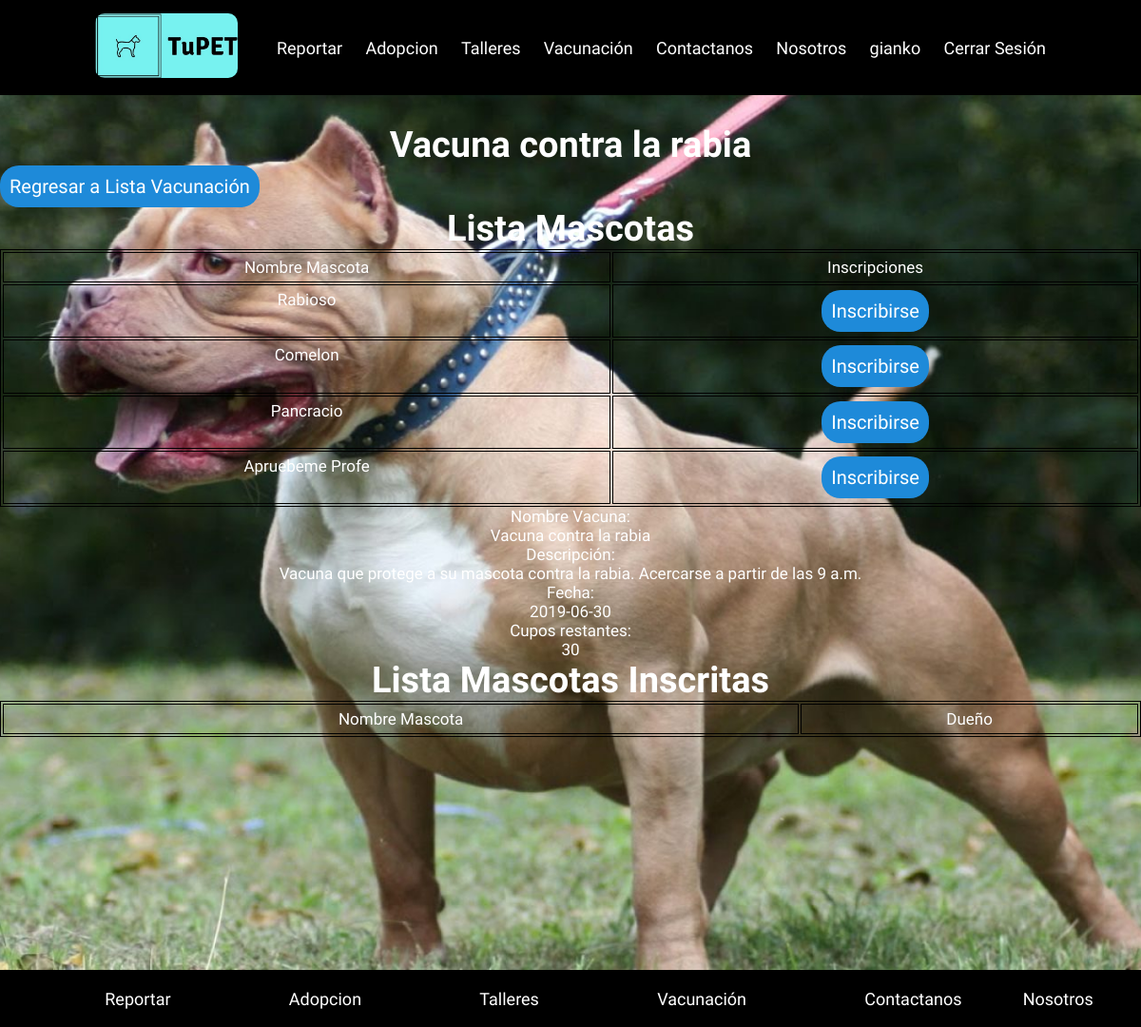
The app's page /paginas/info_vacunacion.php?v=2 (signed in) with its own data.
### tables this page shows
CREATE TABLE `vacunas` (
  `id` int(11) NOT NULL,
  `nombre` varchar(120) NOT NULL,
  `fecha` date NOT NULL,
  `capacidad` tinyint(4) NOT NULL,
  `descripcion` varchar(200) DEFAULT NULL
);

CREATE TABLE `mascotas` (
  `id` int(11) NOT NULL,
  `nombre` varchar(150) DEFAULT NULL,
  `id_dueno` int(11) DEFAULT NULL,
  `raza` varchar(100) DEFAULT NULL,
  `color` varchar(80) DEFAULT NULL,
  `tamano` varchar(80) DEFAULT NULL,
  `foto` varchar(200) DEFAULT NULL
);

### Funciones/variables.php (called while the page is built, shortened)
<?php
$tab_mascota="mascotas";
$id_mascota="id";
$nom_mascota="nombre";
$due_mascota="id_dueno";
$tab_vacunas="vacunas";
$id_vacunas="id";
$nom_vacunas="nombre";
$fecha_vacunas="fecha";
$capacidad_vacunas="capacidad";
$desc_vacunas="descripcion";
$tab_vacuna_mascota="vacunas_mascota";
$idVac_vacuna_mascota="id_vacunas";
$idMas_vacuna_mascota="id_mascota";
?>

### paginas/info_vacunacion.php (the view, shortened to what this page needs)
<?php
include_once ("../Funciones/variables.php");
include_once ("../Funciones/verificar_session.php");
$pdo=new PDO("mysql:host=localhost;dbname=$dbname;charset=utf8","root","");
if(isset($_GET["v"])){
    $id=$_GET["v"];
    $sql="SELECT * FROM $tab_vacunas WHERE $id_vacunas='$id'";
    $resultado=$pdo->query($sql);
    $filas=$resultado->fetchAll();
    if (count($filas)==0) {
        header("Location: ../paginas/vacunacion.php");
        exit();
    }else{
        $nom=$filas[0][$nom_vacunas];
        $sql2="SELECT * FROM $tab_vacuna_mascota WHERE $idVac_vacuna_mascota='$id'";
        $resultado2=$pdo->query($sql2);
        $filas2=$resultado2->fetchAll();
        $disponible=$filas[0][$capacidad_vacunas]-count($filas2);
    }
}else{
    header("Location: ../paginas/vacunas.php");
    exit();
}
?>
<!DOCTYPE html>
<html lang="en">
<head>
    <link rel="stylesheet" href="../estilos/estilonosotros.css">
    <link rel="stylesheet" href="../estilos/estilos_tabla.css">
</head>
<body>
    <?php include ('../Funciones/cabecera_resto.php') ?>
    <div class="contenido_infvacunacion">
        <h2><?php echo $nom ?></h2>
        <form action="../Funciones/procesar_vacunacion.php" method="post">
        <button type="submit" name="b">Regresar a Lista Vacunación</button>
        <h3>Lista Mascotas</h3>
        <table>
            <tr>
                <td>Nombre Mascota</td>
                <td>Inscripciones</td>
            </tr>
                <?php
                $id_usuario_sesion=$_SESSION["id"];
                $sql3="SELECT * FROM $tab_mascota WHERE $due_mascota='$id_usuario_sesion'";
                foreach ($pdo->query($sql3) as $f0) { ?>
                <tr>
                    <td><?php echo $f0[$nom_mascota] ?></td>
                    <td>
                    <?php
                    $id_m=$f0[$id_mascota];
                    $r0=$pdo->query("SELECT * FROM $tab_vacuna_mascota WHERE $idMas_vacuna_mascota='$id_m' AND $idVac_vacuna_mascota='$id'");
                    $f3=$r0->fetchAll();
                    if(count($f3)==1){ ?>
                        <button type="submit" name="<?php echo $id_m ?>" value="c">Cancelar inscripción</button>
                    <?php
                    }elseif($disponible==0){ ?>
                        No hay cupos disponibles
                    <?php
                    }else{ ?>
                        <button type="submit" name="<?php echo $id_m ?>" value="i">Inscribirse</button>
                    <?php } ?>
                    </td>
                </tr>
                <?php
                }
                ?>
        </table>
        </form>
        <div>
        <p>Nombre Vacuna:</p>
        <p><?php echo $nom ?></p>
        </div>
        <div>
        <p>Descripción:</p>
        <p><?php echo $filas[0][$desc_vacunas] ?></p>
        </div>
        <div>
        <p>Fecha:</p>
        <p><?php echo $filas[0][$fecha_vacunas] ?></p>
        </div>
        <div>
        <p>Cupos restantes:</p>
        <p><?php echo $disponible ?></p>
        </div>
        <div>
        <h3>Lista Mascotas Inscritas</h3>
        <table>
        <tr>
            <td>Nombre Mascota</td>
            <td>Dueño</td>
        </tr>
        </table>
        </div>
    </div>
    <?php include ('../Funciones/footer_resto.php') ?>
</body>
</html>

### estilos/estilonosotros.css (style rules this page uses)
* { padding: 0; margin:0; }
html { font-size: 62.5%; }
body { font-family: 'Indie Flower', cursive; font-size: 1.7rem; }
body h1,h2,h3 { display:flex; font-size :3.8rem; justify-content: center; }
p { display:flex; max-width: 70rem; justify-content: center; margin: 0 auto 0 auto; }
.contenido_infvacunacion { background-image: url('../Imagenes/infovacuna.jpg'); color:white; }
.contenedor-vacunacion,.contenido_talleres,.contenido-adopcion,.contenido_somos,.contenido-reportar ,.contenido_usuario,.contenido_infvacunacion, .contenido_taller { padding-top:13rem; padding-bottom: 9rem; height:100vh; background-position: center center; background-size: cover; }

### estilos/estilos_tabla.css (style rules this page uses)
h2 { color:white; }
table { width: 100%; border: 1px solid #000; }
th, td { text-align: center; vertical-align: top; border: 1px solid #000; border-collapse: collapse; padding: 0.3em; caption-side: bottom; color:white; }
button { background-color:#1E8AD9; border: 0; padding: 10px; font-size: 2rem; font-family: 'Indie Flower', cursive; color:white; border-radius: 20px; }

### records on screen
vacunas: nombre "Vacuna contra la rabia", descripcion "Vacuna que protege a su mascota contra la rabia. Acercarse a partir de las 9 a.m.", fecha "2019-06-30", capacidad "30"
mascotas: nombre "Rabioso"
mascotas: nombre "Comelon"
mascotas: nombre "Pancracio"
mascotas: nombre "Apruebeme Profe"

### other values on screen
$_SESSION["usuario"] "gianko"
